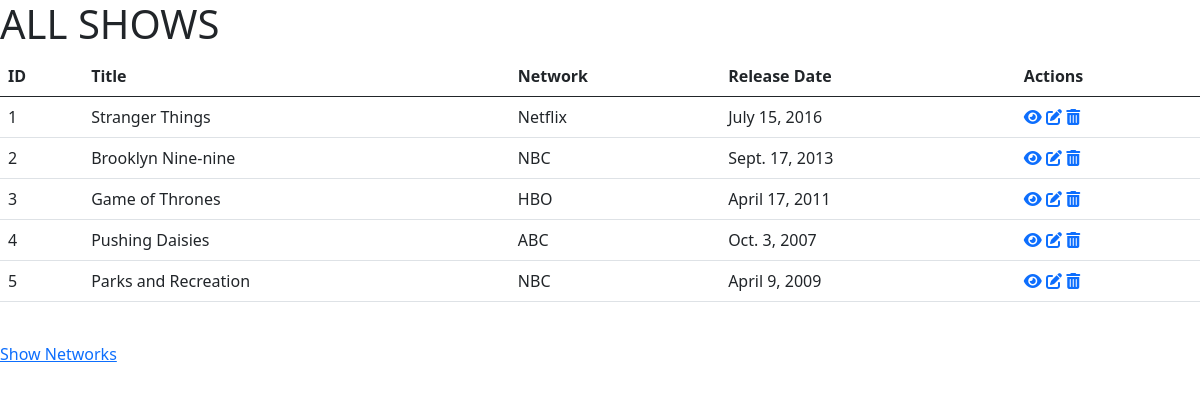
The app's page /, older data.
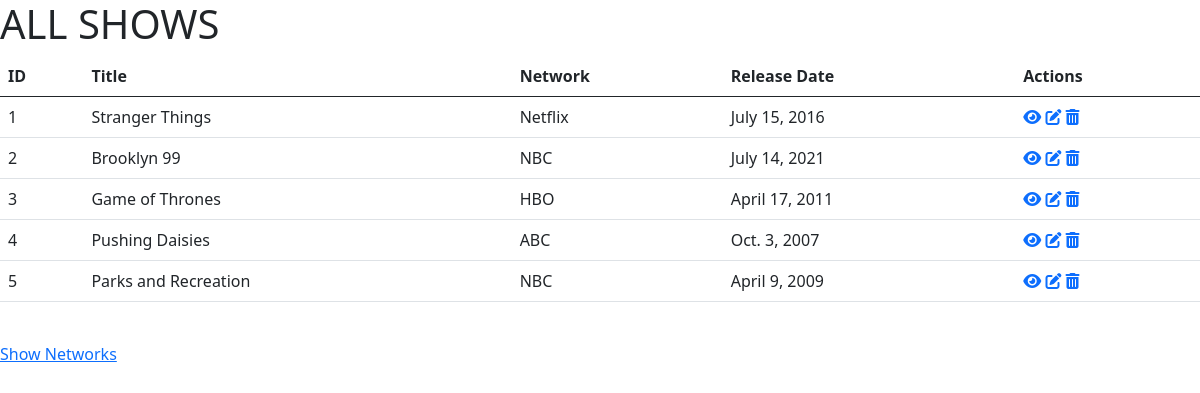
The same page, newer data.
### tv_shows_app/models.py (models this page shows)
class Show(models.Model):
    title = models.CharField(max_length=50)
    network = models.CharField(max_length=50)
    release_date = models.DateField()
    description = models.TextField()
    created_at = models.DateTimeField(auto_now_add=True)
    updated_at = models.DateTimeField(auto_now=True)
    objects = ShowManager()

### tv_shows_app/views.py (the view)
# urls.py: path('', views.displayShow),
def displayShow(request):
    context = {
        'all_shows' : Show.objects.all()
    }
    return render(request, 'shows.html',context)

### tv_shows_app/templates/shows.html (shortened to what this page needs)
<!DOCTYPE html>
<html lang="en">
<head>
    <link href="https://cdn.jsdelivr.net/npm/bootstrap@5.0.2/dist/css/bootstrap.min.css" rel="stylesheet">
</head>
<body>
    <h1>ALL SHOWS</h1>
    <div class="d-flex justify-content-center">
        <table class="table">
            <thead>
                <tr>
                    <th scope="col">ID</th>
                    <th scope="col">Title</th>
                    <th scope="col">Network</th>
                    <th scope="col">Release Date</th>
                    <th scope="col">Actions</th>
                </tr>
            </thead>
            <tbody>
                {% for shows in all_shows %}
                <tr>
                    <td>{{ shows.id }}</td>
                    <td>{{ shows.title }}</td>
                    <td>{{ shows.network }}</td>
                    <td>{{ shows.release_date }}</td>
                    <td><a href="/shows/{{shows.id}}"><i class="fas fa-eye"></i></a>   <a href="/shows/{{shows.id}}/edit"><i class="fas fa-edit"></i></a>   <a href="/shows/{{ shows.id }}/delete"><i class="fas fa-trash-alt"></i></a>
                </tr>
                {% endfor %}
            </tbody>
        </table>
    </div>
    <br><a href="/shows/networks">Show Networks</a>
</body>
</html>

Row changes from the older to the newer data that the page shows:
changed Show id 2: title "Brooklyn Nine-nine" → "Brooklyn 99"; release_date "Sept. 17, 2013" → "July 14, 2021"
